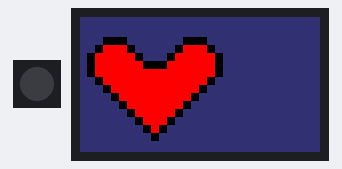
A program run on a simulated Raspberry Pi Pico running MicroPython. Shown: 1 RGB LEDs in strip order, left to right, 240×135 colour display. What the program prints to the serial console is not drawn.

Above: at 0.78 s.
At 10.55 s:
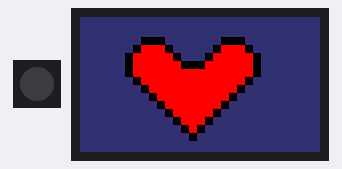
At 20.4 s:
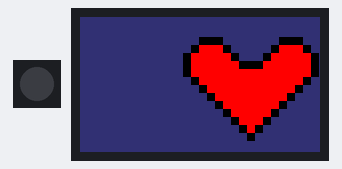
At 39.9 s:
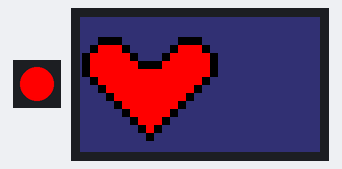
Timing chart, 0 to 40.0 s (numbered marks = the images above):
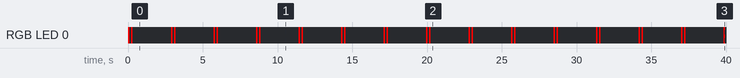

Measured:
- by itself, RGB LED 0: repeats every 2.9 s: off 0.10 s, RGB(255, 0, 0) 0.10 s, off 2.6 s, RGB(255, 0, 0) 0.10 s

The program:

main.py
```python
# Bouncing Pixel Heart
#
# Prerequisites
#
# Pico Display (240x135) - Pimoroni display pack for Raspberry Pi Pico
# Requires Pimoroni MicroPython : https://github.com/pimoroni/pimoroni-pico/blob/main/setting-up-micropython.md

# Import the module for the Display board
import picodisplay as display
import time

# INITIAL SETUP
# Initialise the Display board.  This must be done for any features to work.
# Get the width of the display, in pixels (240 pixels)
width = display.get_width()
# Get the height of the display, in pixels (135 pixels)
height = display.get_height()
display_buffer = bytearray(width * height * 2)  # Screen Buffer 2-bytes per pixel (RGB565)
display.init(display_buffer)

# The screen backlight starts at 0.  Must be 0.0-1.0.
display.set_backlight(1.0)

#colours
red = display.create_pen(255,0,0)
green = display.create_pen(0,255,0)
black = display.create_pen(0,0,0)
brightwhite = display.create_pen(255,255,255)
white =  display.create_pen(155,155,155)
skyblue = display.create_pen(50,50,115)

heartgrid=["00111000000011100","01222100000122210","12222210001222221","12222221112222221","12222222222222221","01222222222222210","00122222222222100","00012222222221000","00001222222210000","00000122222100000","00000012221000000","00000001210000000","00000000100000000","00000000000000000"]

def drawheart(x,y,zoom):
    #draw the heart
    row = 0
    col = 0
    for line in heartgrid:
        #print(line)
        for pixel in line:
            #print(pixel)
            colour = str(pixel)
            if colour != "0":
                if colour == "1":
                    display.set_pen(black)
                if colour == "2":
                    display.set_pen(red)
                display.rectangle(x+(col*zoom),y+(row*zoom),zoom,zoom)
            col+=1
        row+=1
        col=0

class Heart:
    def __init__(self, x,y):
        self.x = x
        self.y = y
        self.edge_reached = False

def heartbeat():
    display.set_led(255,0,0)
    time.sleep(0.1)
    display.set_led(0,0,0)
    time.sleep(0.1)
    display.set_led(255,0,0)
    time.sleep(0.1)
    display.set_led(0,0,0)
    time.sleep(0.1)

heart = Heart(0,20)

print("Bouncing Pixel Heart")

while True:
    display.set_pen(skyblue)
    display.clear()

    drawheart(heart.x,heart.y,8)
    #print("Heart X = ",heart.x)

    if not heart.edge_reached:
            heart.x -= 1
            if heart.x <= 0:
                heart.edge_reached=True
                heartbeat()
                print("Right Edge Reached = ",heart.edge_reached)

    else:
        if  heart.edge_reached:
            heart.x += 1
            if heart.x >= width-135:
                heart.edge_reached=False
                heartbeat()
                print("Right Edge Reached = ",heart.edge_reached)

    display.update()
```
